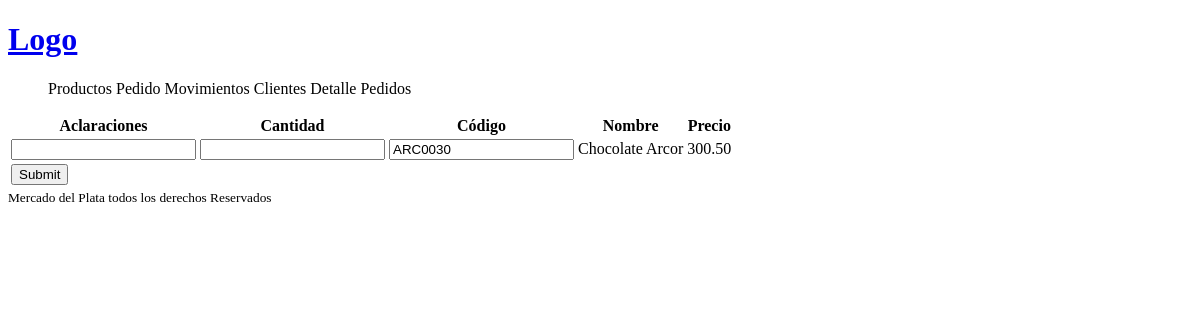
Before: / with the older database file.
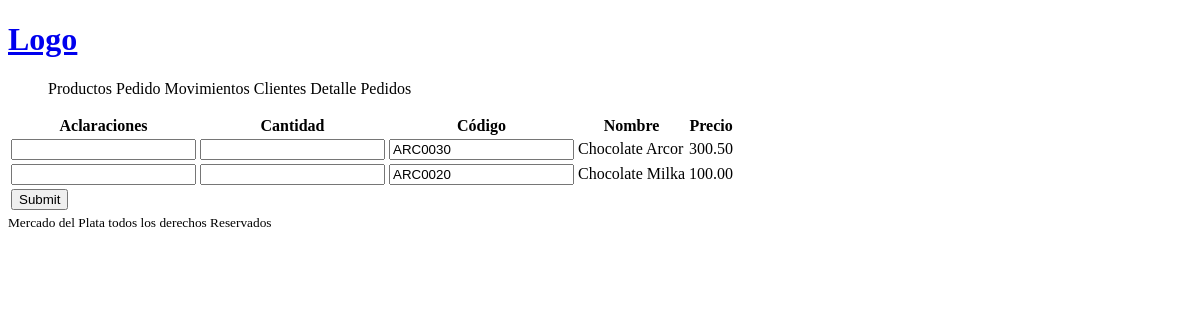
After: the same page with the newer database file.
### MercadoDelPlata/models.py (models this page shows, shortened)
class Producto(models.Model):
    codigo = models.CharField(max_length = 7)
    nombre = models.CharField(max_length = 200)
    precio = models.DecimalField(max_digits = 8, decimal_places = 2)
    created = models.DateTimeField(auto_now_add = True)

### MercadoDelPlata/views.py (the view)
# urls.py: 2. Add a URL to urlpatterns:  path('', views.home, name='home')
def home(request):
    if request.method=='POST':
        print(request.POST.get("1"+"T"))
        print(request.POST.get("1"+"N"))
        print(request.POST.get("1"+"C"))
        return redirect('home') #refreshea pasando el parametro del id
    productos = Producto.objects.all()
    context = {"productos":productos}
    return render(request, "MercadoDelPlata/productos.html", context)

### MercadoDelPlata/Templates/MercadoDelPlata/productos.html (shortened to what this page needs)
{% extends 'main.html' %}
{% block content %}
<table>
    <thead>
    <tr>
        <th>Aclaraciones</th>
        <th>Cantidad</th>
        <th>Código</th>
        <th>Nombre</th>
        <th>Precio</th>
    </tr>
    </thead>
    <tbody>
        <form method='POST' action="">
    {% for i in productos %}
        <tr>
            <td><input type="text" name={{i.id}}T></td>
            <td><input type="number" name={{i.id}}N></td>
            <td><input type="text" name={{i.id}}C value={{i.codigo}} readonly></td>
            <td name="nombre">{{i.nombre}}</td>
            <td name="precio">{{i.precio}}</td>
        </tr>
        {% endfor %}
        <td><input type="submit" value="Submit"></td>
        </form>
    </tbody>
</table>
{% endblock %}

### Templates/main.html (shortened to what this page needs)
<!DOCTYPE html>
{% load static %}
<html lang="es">
<head>
    <link rel='stylesheet' type='text/css' media='screen' href="{% static 'styles/main.css' %}">
</head>
<body>
    <header>
        <h1><a href="/">Logo</a></h1>
    </header>
    <div>
        <ul>
            <li class="Menu">Productos</li>
            <li class="Menu">Pedido</li>
            <li class="Menu">Movimientos</li>
            <li class="Menu">Clientes</li>
            <li class="Menu">Detalle Pedidos</li>
         </ul>
    </div>
    {% block content %}
    {% endblock %}
    <footer>
        <small>Mercado del Plata todos los derechos Reservados</small>
    </footer>
</body>
</html>

### static/styles/main.css (style rules this page uses)
.Menu { display:inline-block; }

Changed rows visible on the page:
added Producto: codigo "ARC0020", nombre "Chocolate Milka", precio "100.00"
